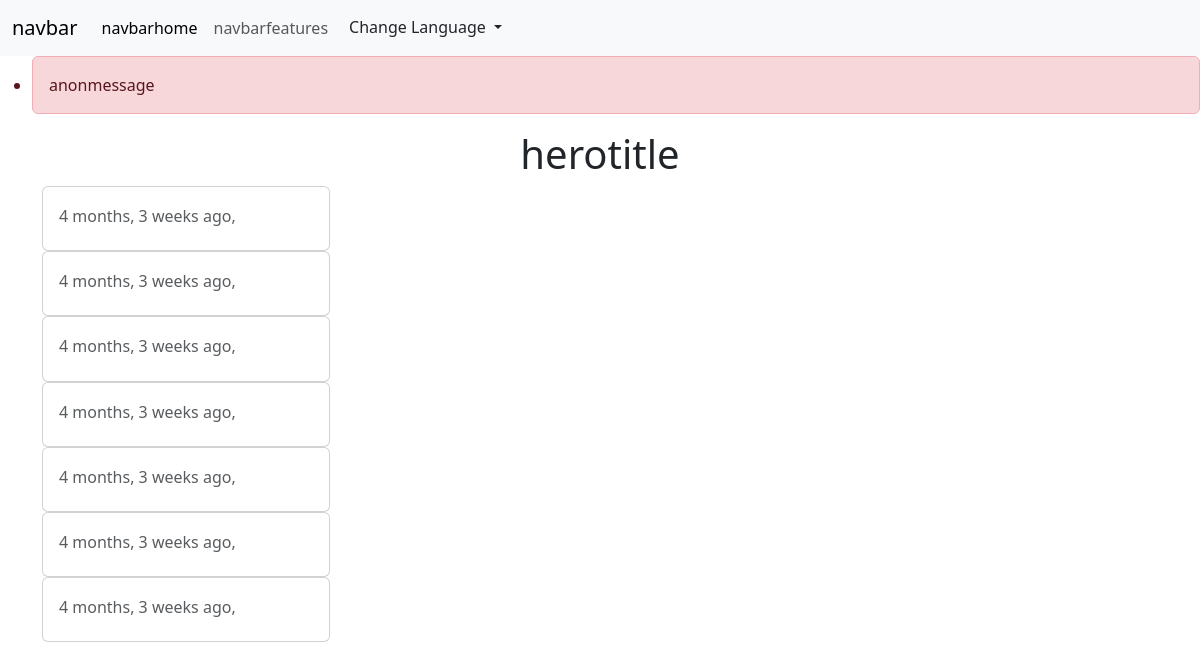
The app's page /en/, older data.
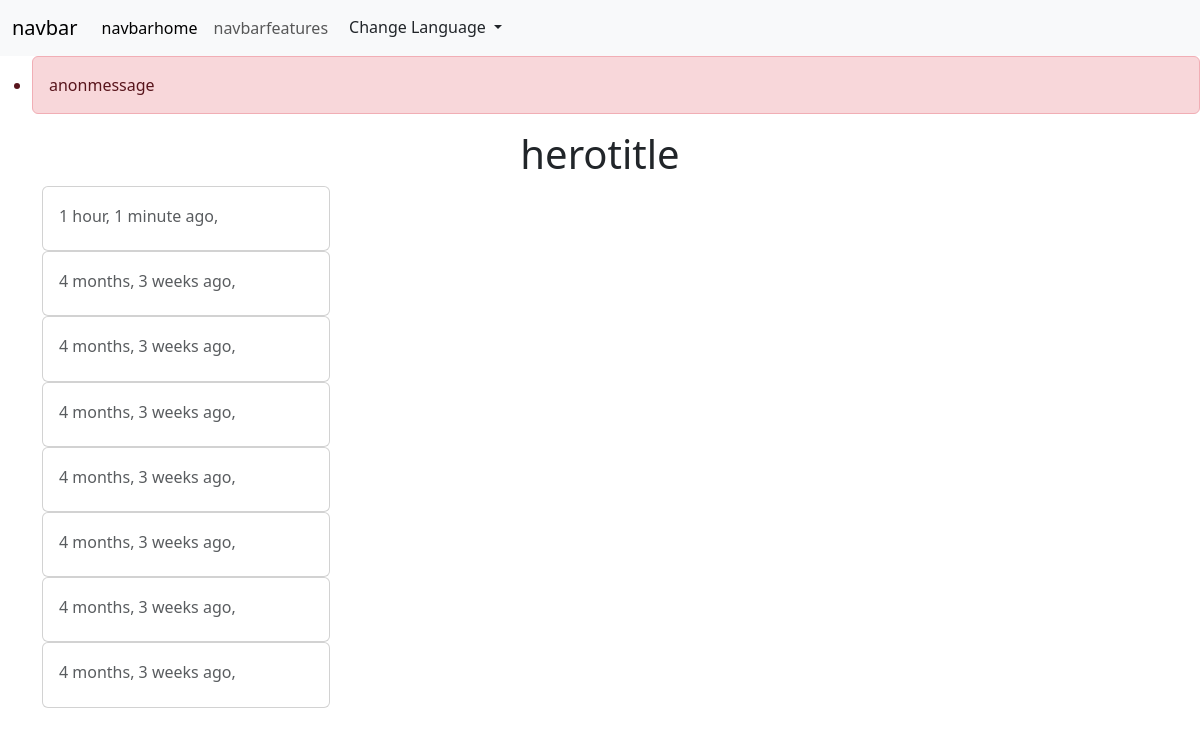
The same page, newer data.
### language/models.py (models this page shows, shortened)
class Post(TranslatableModel):
    category = models.ForeignKey(Category, related_name=_(
        'category'), on_delete=models.SET_NULL, null=True)
    translations = TranslatedFields(
        title=models.CharField(_('title'), max_length=50),
        content=models.TextField(_('content')),
    )
    created_at = models.DateTimeField(auto_now_add=True)
    class Meta:
        ordering = ('-created_at',)
        verbose_name = _("post")
        verbose_name_plural = _("posts")

### language/views.py (the view)
# urls.py: 2. Add a URL to urlpatterns:  path('', views.home, name='home')
def home(request):
    if request.user.is_authenticated:
        messages.success(request, _("authmessage {first} {last}").format(
            first=request.user.first_name, last=request.user.last_name), extra_tags="alert alert-success")
    else:
        messages.warning(request, _("anonmessage"),
                         extra_tags="alert alert-danger")
    posts = Post.objects.all()
    context = {'posts': posts}
    return render(request, 'index.html', context)

### templates/index.html (shortened to what this page needs)
{% extends 'base.html' %}
{% load i18n %}
{% block content %}
    {% if messages %}
        <ul class="messages">
        {% for message in messages %}
            <li {% if message.tags %}class="{{ message.tags }}" {% endif %}>{{ message }}</li>
        {% endfor %}
        </ul>
    {% endif %}
    <div class="container text-center">
        <center><h1>{% trans 'herotitle' %}</h1></center>
    </div>
    <div class="container">
        {% for post in posts %}
            <div class="card" style="width: 18rem;">
                <div class="card-body">
                    <h6 class="card-subtitle mb-2 text-body-secondary">{{ post.created_at|timesince }} {% trans 'ago' %}, {{ post.category.name }}</h6>
                </div>
            </div>
        {% endfor %}
    </div>
{% endblock %}

Row changes from the older to the newer data that the page shows:
added Post: created_at "1 hour, 1 minute"
